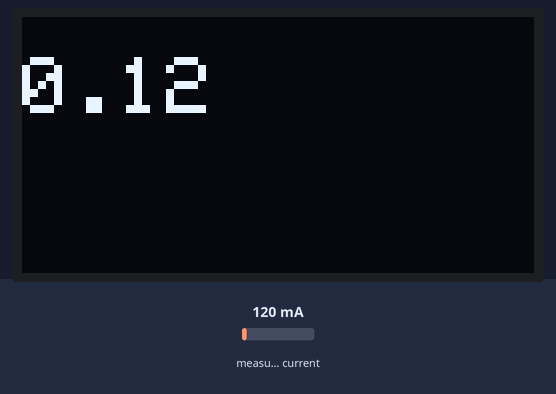
A program run on a simulated ESP32. Shown: 128×64 one-colour display. The inputs (shaded band) are chosen by the test bench; at power-on: measured current 120 mA. What the program prints to the serial monitor is not drawn.

Above: at 3.2 s.
3.3 s: measured current set to 40 mA
At 4.1 s:
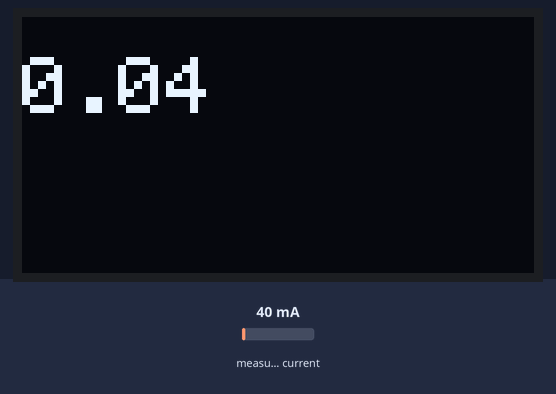
5.0 s: measured current set to 500 mA
At 6.2 s:
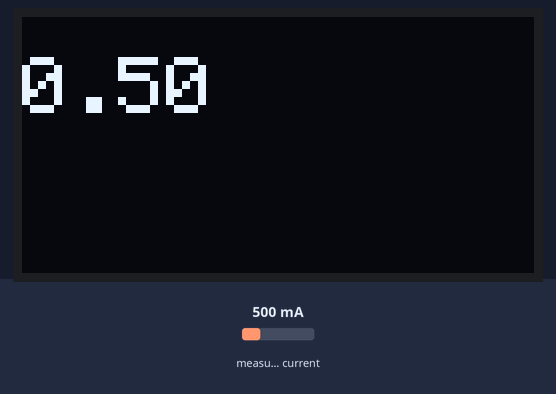
7.3 s: measured current set to 1000 mA
At 9.5 s:
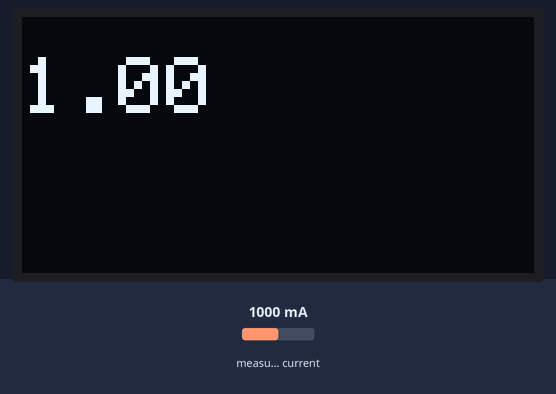
Timing chart, 0 to 11.0 s (numbered marks = the images above; inputs shaded):
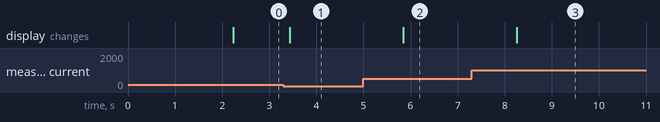

Measured:
- after the input at 3.3 s, the display: changes after 0.14 s (image 1)
- after the input at 5.0 s, the display: changes after 0.85 s (image 2)
- after the input at 7.3 s, the display: changes after 0.95 s (image 3)

The program:

main.cpp
```cpp
/*********
  Rui Santos
  Complete project details at https://randomnerdtutorials.com
*********/

#include <Wire.h>
#include <Adafruit_GFX.h>
#include <Adafruit_SSD1306.h>

#include "EmonLib.h"                   // Include Emon Library
EnergyMonitor emon1;                   // Create an instance


#define SCREEN_WIDTH 128 // OLED display width, in pixels
#define SCREEN_HEIGHT 64 // OLED display height, in pixels

// Declaration for an SSD1306 display connected to I2C (SDA, SCL pins)
Adafruit_SSD1306 display(SCREEN_WIDTH, SCREEN_HEIGHT, &Wire, -1);

void setup() {
  Serial.begin(9600);

  emon1.current(34, 15.80);             // Current: input pin, calibration.

  if(!display.begin(SSD1306_SWITCHCAPVCC, 0x3C)) { // Address 0x3D for 128x64
    Serial.println(F("SSD1306 allocation failed"));
    for(;;);
  }
  delay(2000);
  display.clearDisplay();

  display.setTextSize(20);
  display.setTextColor(WHITE);

}

void loop() {

  double Irms = emon1.calcIrms(1480);  // Calculate Irms only
  display.clearDisplay();

  display.setTextSize(2);
  display.setTextColor(WHITE);
  display.setCursor(0, 10);
  // Display static text
  display.println(Irms);
  Serial.println(Irms);
  display.display();                  // Display on serial monitor
  delay(1000);

}
```
